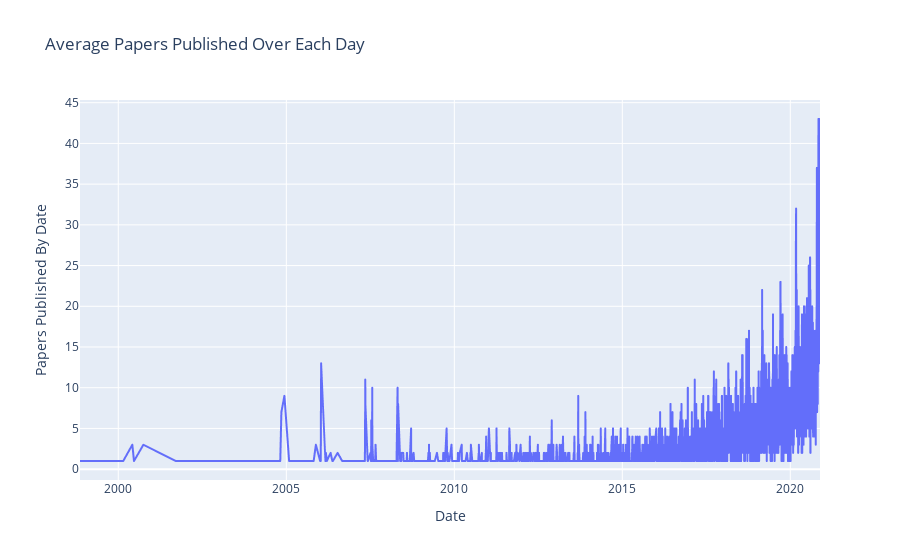

Notebook code cell kept with this figure:
### Markdown cell above
From 2010, there has been an exponential growth in this field - and this is continuously increasing over the period of time

### Code cell
papers_published_over_days=data.groupby(['Date']).size().reset_index().rename(columns={0:'Papers Published By Date'})
px.line(x="Date",y="Papers Published By Date",data_frame=papers_published_over_days,title="Average Papers Published Over Each Day")

### Figure 1 — Plotly figure (JSON) as saved in the notebook; plotly's stock layout.template omitted (floating-point values rounded to 4 significant figures; data arrays with more than 128 entries replaced by an {"elided": "..."} marker saying what was removed)
{"data": [{"hovertemplate": "Date=%{x}<br>Papers Published By Date=%{y}<extra></extra>", "legendgroup": "", "line": {"color": "#636efa", "dash": "solid"}, "mode": "lines", "name": "", "showlegend": false, "type": "scattergl", "x": {"elided": "2560 str values"}, "xaxis": "x", "y": {"elided": "2560 int values"}, "yaxis": "y"}], "layout": {"legend": {"tracegroupgap": 0}, "title": {"text": "Average Papers Published Over Each Day"}, "xaxis": {"anchor": "y", "domain": [0, 1], "title": {"text": "Date"}}, "yaxis": {"anchor": "x", "domain": [0, 1], "title": {"text": "Papers Published By Date"}}}}
